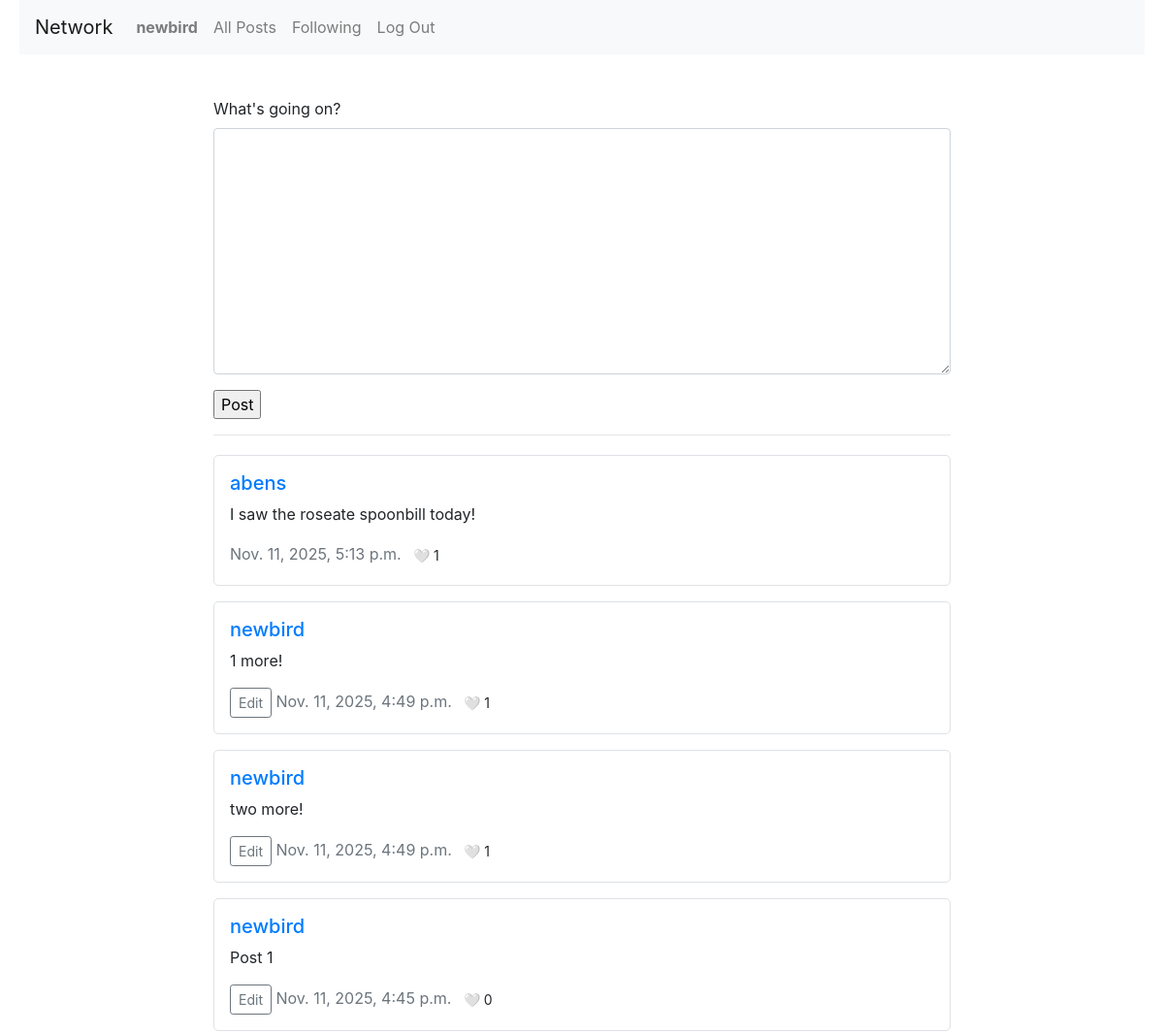
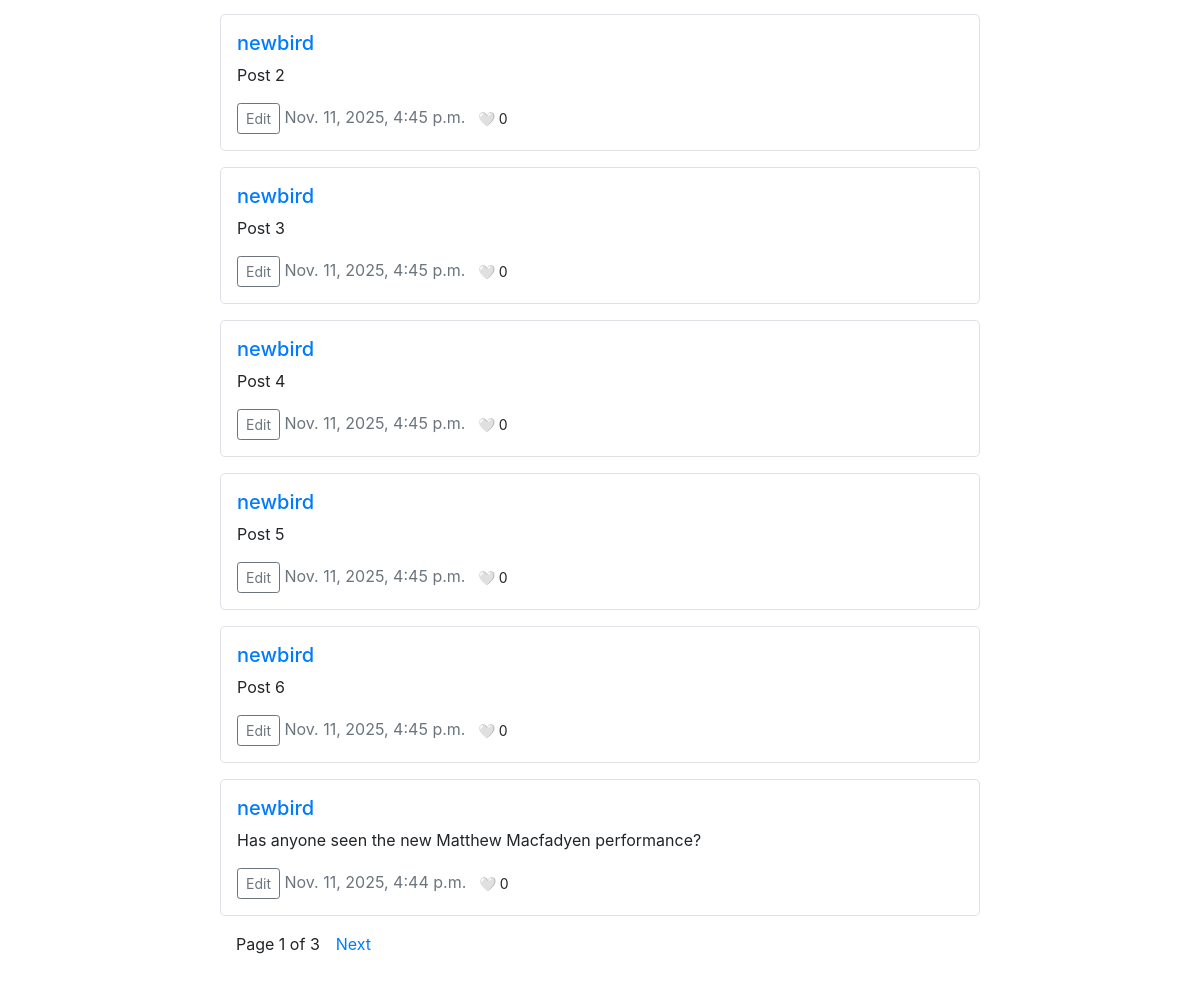
Screenshot of / (signed in) with the database file from the repository (2 pictures, top to bottom).
### network/models.py (models this page shows, shortened)
class User(AbstractUser):
    following = models.ManyToManyField('self', symmetrical=False, related_name="followers")

class Post(models.Model):
    content = models.TextField(max_length=500)
    created = models.DateTimeField(auto_now_add=True)
    modified = models.DateTimeField(auto_now=True)
    is_deleted = models.BooleanField(default=False) #Soft delete
    like = models.ManyToManyField(User, related_name="liked_posts", blank=True)
    parent = models.ForeignKey('self', on_delete=models.CASCADE, related_name="replies", null=True, blank=True) # Allows threads
    user = models.ForeignKey(User, on_delete=models.CASCADE, related_name="posts")
    def like_count(self):
        return self.like.count()
    class Meta:
        ordering = ['-created'] # Sort by most recently created

### network/views.py (the view)
# urls.py: path("", views.index, name="index"),
def index(request):
    page_number = request.GET.get('page', 1)
    posts = Post.objects.all()
    p = Paginator(posts,10)
    try:
        page = p.page(int(page_number))
    except:
        page = p.page(1)
    if request.method == "POST":
        form = NewPostForm(request.POST)
        if form.is_valid():
            post = form.save(commit=False)
            post.user = request.user
            post.save()
            return HttpResponseRedirect(reverse("index"))
    else:
        form = NewPostForm()
    return render(request, "network/index.html", {
        "newpostform": form,
        "page": page,
    })

### network/views.py
class NewPostForm(forms.ModelForm):
    class Meta:
        model = Post
        fields = ['content']
        widgets = {
            'content': forms.Textarea()
        }
        labels = {
            'content': 'What\'s going on?'
        }
    def __init__(self, *args, **kwargs):
        super().__init__(*args, **kwargs)
        for visible in self.visible_fields():
            visible.field.widget.attrs["class"] = "form-control mb-3"

### network/templates/network/index.html (shortened to what this page needs)
{% extends "network/layout.html" %}
{% block body %}
    <div class="container mt-4">
        <form method="post">
            {{ newpostform }}
            <input type="submit" value="Post">
        </form>
        <hr>
        <div class="posts">
            {% for post in page %}
                <div class="post mb-3 p-3 border">
                    <a href="/profile/{{ post.user.username }}"><h5>{{ post.user.username }}</h5></a>
                    <p>{{ post.content }}</p>
                    {% if user.is_authenticated and user == post.user %}
                        <button class="btn btn-sm btn-outline-secondary edit-btn"
                                data-post-id="{{ post.id }}">Edit</button>
                    {% endif %}
                    <span class="username text-muted">{{ post.created }}</span>
                    {% if user.is_authenticated %}
                        <button class="btn btn-sm like-btn"
                                data-post-id="{{ post.id }}">
                            <span class="heart">{% if user in post.like.all %}❤️{% else %}🤍{% endif %}</span>
                            <span class="like-count">{{ post.like_count }}</span>
                        </button>
                    {% else %}
                        <span class="likes ml-3">🤍 {{ post.like_count }}</span>
                    {% endif %}
                </div>
            {% endfor %}
        </div>
        <div class="pagination mt-3">
            <span class="mx-3">Page {{ page.number }} of {{ page.paginator.num_pages }}</span>
            {% if page.has_next %}
                <a href="?page={{ page.next_page_number }}">Next</a>
            {% endif %}
        </div>
    </div>
{% endblock %}

### network/templates/network/layout.html (shortened to what this page needs)
{% load static %}
<!DOCTYPE html>
<html lang="en">
    <head>
        <link rel="stylesheet" href="https://stackpath.bootstrapcdn.com/bootstrap/4.4.1/css/bootstrap.min.css">
        <link href="{% static 'network/styles.css' %}" rel="stylesheet">
    </head>
    <body>
        <nav class="navbar navbar-expand-lg navbar-light bg-light">
            <a class="navbar-brand" href="#">Network</a>
            <div>
              <ul class="navbar-nav mr-auto">
                {% if user.is_authenticated %}
                    <li class="nav-item">
                        <a class="nav-link" href="#"><strong>{{ user.username }}</strong></a>
                    </li>
                {% endif %}
                <li class="nav-item">
                  <a class="nav-link" href="{% url 'index' %}">All Posts</a>
                </li>
                {% if user.is_authenticated %}
                    <li class="nav-item">
                        <a class="nav-link" href="{% url 'following' %}">Following</a>
                    </li>
                    <li class="nav-item">
                        <a class="nav-link" href="{% url 'logout' %}">Log Out</a>
                    </li>
                {% endif %}
              </ul>
            </div>
          </nav>
        <div class="body">
            {% block body %}
            {% endblock %}
        </div>
    </body>
</html>

### network/static/network/styles.css (style rules this page uses)
body { margin-top: 0; margin-left: 20px; margin-right: 20px; margin-bottom: 20px; }
.container { max-width: 800px; margin: 0 auto; padding: 20px; }
.posts { margin-top: 20px; }
.post { margin-bottom: 15px; padding: 15px; border: 1px solid #ddd; border-radius: 5px; }
.like-btn { border: none; background: none; }

### rows the page displays
User: username "newbird"
Post: user.username "abens", content "I saw the roseate spoonbill today!", created "Nov. 11, 2025, 5:13 p.m.", like_count "1"
Post: user.username "newbird", content "1 more!", created "Nov. 11, 2025, 4:49 p.m.", like_count "1"
Post: user.username "newbird", content "two more!", created "Nov. 11, 2025, 4:49 p.m.", like_count "1"
Post: user.username "newbird", content "Post 1", created "Nov. 11, 2025, 4:45 p.m.", like_count "0"
Post: user.username "newbird", content "Post 2", created "Nov. 11, 2025, 4:45 p.m.", like_count "0"
Post: user.username "newbird", content "Post 3", created "Nov. 11, 2025, 4:45 p.m.", like_count "0"
Post: user.username "newbird", content "Post 4", created "Nov. 11, 2025, 4:45 p.m.", like_count "0"
Post: user.username "newbird", content "Post 5", created "Nov. 11, 2025, 4:45 p.m.", like_count "0"
Post: user.username "newbird", content "Post 6", created "Nov. 11, 2025, 4:45 p.m.", like_count "0"
Post: user.username "newbird", content "Has anyone seen the new Matthew Macfadyen performance?", created "Nov. 11, 2025, 4:44 p.m.", like_count "0"

### other values shown
{{ page.number }} "1"
{{ page.paginator.num_pages }} "3"
